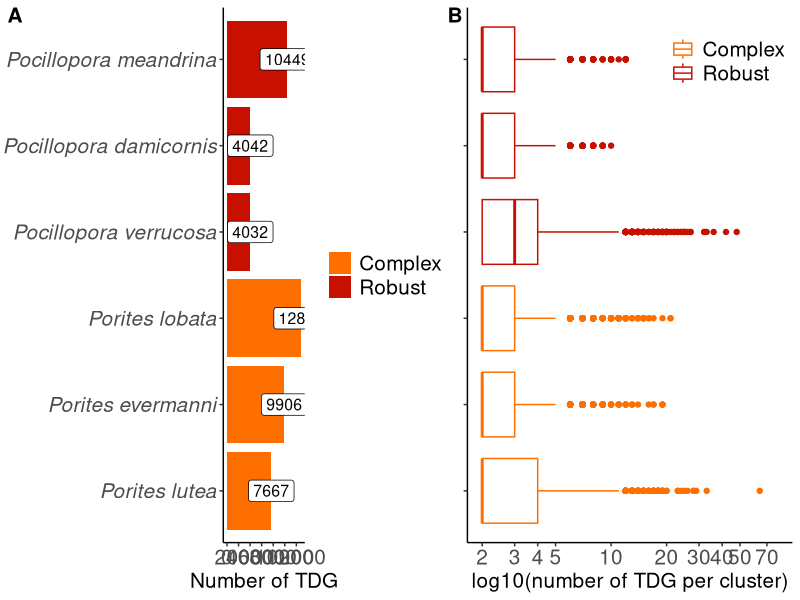
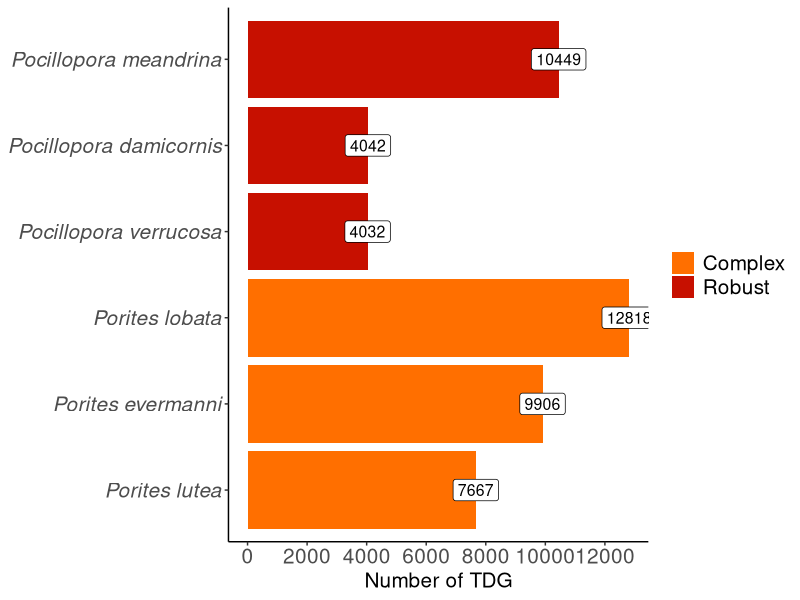
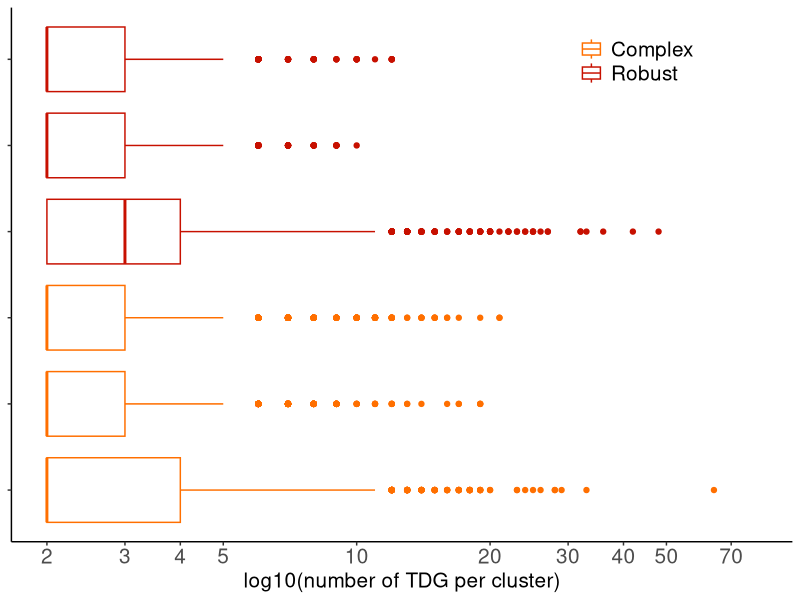

These charts were generated, in order, by the following R code: (Note: this script raises an error after producing the figures.)
## Rscript of plots in the paper
library(ggplot2)
library(tidyr)
library(readr)
library(dplyr)
library(ggsci)
library(cowplot)

# tandem duplication
count_clust_tdg = read_tsv("../data_scripts/TDG_cluster_count.tab", col_names = c("species", "cl_count"))
count_clust_tdg_corals = count_clust_tdg %>% filter(species == "Acropora millepora" |
                                                      species == "Acropora digitifera" |
                                                      species == "Montipora capitata" |
                                                      species == "Galaxea fascicularis" |
                                                      species == "Porites lobata" |
                                                      species == "Porites lutea" |
                                                      species == "Porites evermanni" |
                                                      species == "Pocillopora verrucosa" |
                                                      species == "Pocillopora damicornis" |
                                                      species == "Pocillopora meandrina" |
                                                      species == "Stylophora pistillata" |
                                                      species == "Goniastrea aspera" |
                                                      species == "Orbicella faveolata" |
                                                      species == "Fungia sp."
)

count_clust_tdg_corals = count_clust_tdg_corals %>% 
  mutate(clade = case_when(
    species %in% c("Acropora millepora", "Acropora digitifera", "Montipora capitata",
                   "Galaxea fascicularis", "Porites lobata", "Porites lutea", "Porites rus",
                   "Porites evermanni") ~ "Complex",
    species %in% c("Pocillopora verrucosa", "Pocillopora damicornis", "Pocillopora meandrina",
                   "Stylophora pistillata", "Goniastrea aspera", "Orbicella faveolata", "Fungia spp") ~ "Robust"
  ))

sum_clust_tdg_corals = count_clust_tdg_corals %>%
  group_by(species) %>%
  summarise(sum = sum(cl_count)) %>%
  mutate(clade = case_when(
    species %in% c("Acropora millepora", "Acropora digitifera", "Montipora capitata",
                   "Galaxea fascicularis", "Porites lobata", "Porites lutea", "Porites rus",
                   "Porites evermanni") ~ "Complex",
    species %in% c("Pocillopora verrucosa", "Pocillopora damicornis", "Pocillopora meandrina",
                   "Stylophora pistillata", "Goniastrea aspera", "Orbicella faveolata", "Fungia spp") ~ "Robust"
  ))


## Fig. 3 plots
# TDG
# TDG count
sum_clust_tdg_corals = sum_clust_tdg_corals %>%
  filter(species %in% c("Porites lobata", "Porites lutea", "Porites evermanni",
                        "Porites rus", "Pocillopora verrucosa",
                        "Pocillopora damicornis", "Pocillopora meandrina"))

p7 = ggplot(sum_clust_tdg_corals, aes(x = factor(species, levels = c("Porites lutea", "Porites rus", "Porites evermanni", "Porites lobata",
                                                                     "Pocillopora verrucosa", "Pocillopora damicornis", "Pocillopora meandrina")),
                                      y = sum
)) +
  geom_bar(aes(fill=clade), stat = "identity") +
  geom_label(aes(label = sum), position = position_stack(), size = 4) +
  scale_fill_futurama() +
  coord_flip() +
  theme_classic() +
  theme(axis.title.x=element_text(size=15), axis.text.x=element_text(size = 15),
        axis.title.y=element_blank(), axis.text.y=element_text(size = 15, face = "italic"),
        legend.title = element_blank(), legend.text = element_text(size=15)) + #, legend.position=c(0.8,0.9)
  scale_y_continuous("Number of TDG", breaks = seq(0,15000,2000))

# TDG cluster sizes
count_clust_tdg_corals = count_clust_tdg_corals %>%
  filter(species %in% c("Porites lobata", "Porites lutea", "Porites evermanni",
                        "Porites rus", "Pocillopora verrucosa",
                        "Pocillopora damicornis", "Pocillopora meandrina"))
p8 = ggplot(count_clust_tdg_corals, aes(x = factor(species, levels = c("Porites lobata", "Porites evermanni", "Porites lutea", "Porites rus",
                                                                       "Pocillopora meandrina", "Pocillopora verrucosa", "Pocillopora damicornis")),
                                        y = cl_count, color = clade)) +
  geom_boxplot() +
  scale_colour_futurama() +
  coord_flip() +
  theme_classic() +
  theme(axis.title.x=element_text(size=15), axis.text.x=element_text(size = 15),
        axis.title.y=element_blank(), axis.text.y=element_blank(),
        legend.title = element_blank(), legend.text = element_text(size=15), legend.position=c(0.8,0.9)) +
  scale_y_continuous("log10(number of TDG per cluster)", trans="log10", breaks = c(2,3,4,5,10,20,30,40,50,70), limits = c(2,80))


fig3=ggdraw() +
  draw_plot(p7, 0, 0, 0.57, 1) +
  draw_plot(p8, 0.57, 0, 0.43, 1) +
  draw_plot_label(c("A","B"), c(0,0.55), c(1,1), size = 15)
save_plot("fig3.svg", fig3, base_width = 15, base_height = 5)
